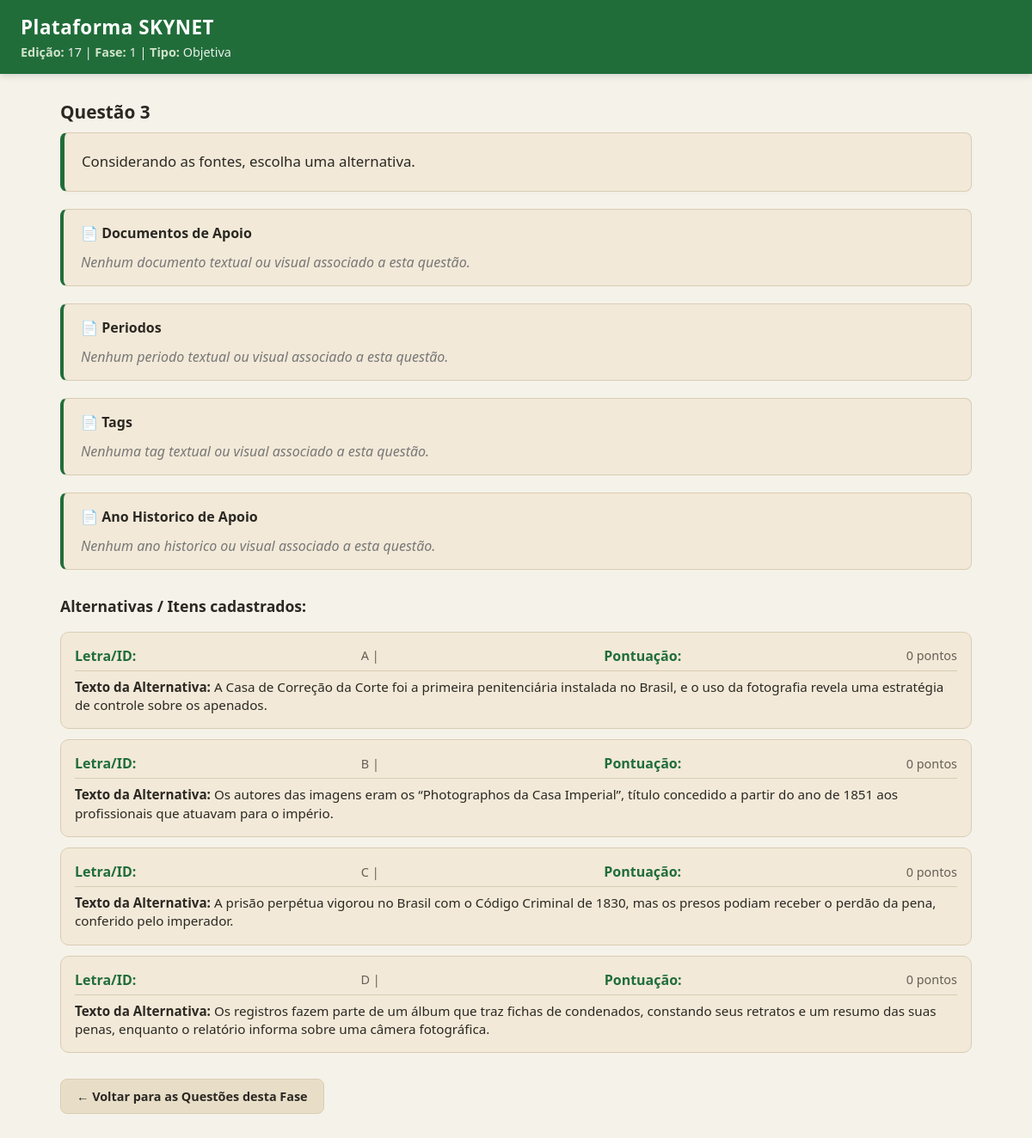
/questao/787/, run on the app's committed database.
### SKYNET/models.py (models this page shows)
class QUESTAO(models.Model):
    id_questao = models.AutoField(primary_key=True)
    num_questao = models.IntegerField(verbose_name="Número da Questão")
    enunciado = models.TextField(verbose_name="Enunciado da Questão")
    id_fase = models.ForeignKey(
        FASE,
        on_delete=models.CASCADE,
        related_name='Questoes',
        verbose_name="Fase")
    id_tipo_questao = models.ForeignKey(
        TIPO_QUESTAO,
        on_delete=models.CASCADE,
        related_name='Questoes',
        verbose_name="Tipo De Questao")
    documentos = models.ManyToManyField('DOCUMENTO', related_name='questoes')
    periodos = models.ManyToManyField('PERIODO', related_name='questoes')
    tags = models.ManyToManyField('TAG', related_name='questoes')
    anos = models.ManyToManyField('ANO_HISTORICO', related_name='questoes')

class FASE(models.Model):
    id_fase = models.AutoField(primary_key=True)
    num_fase = models.IntegerField(verbose_name="Número da Fase")
    tipo_fase = models.CharField(max_length=100,verbose_name="Tipo da Fase")
    id_edicao = models.ForeignKey(
        EDICAO,
        on_delete=models.CASCADE,
        related_name='fases',
        verbose_name="Edição")

class EDICAO(models.Model):
    id_edicao = models.AutoField(primary_key=True)
    num_edicao = models.IntegerField(verbose_name="Número da Edição")
    ano_edicao = models.IntegerField(verbose_name="Ano da Edição")

class TIPO_QUESTAO(models.Model):
    id_tipo_questao = models.AutoField(primary_key=True)
    tipo_nome = models.CharField(max_length=100,verbose_name="Tipo de Questao")

class ITEM(models.Model):
    id_item = models.AutoField(primary_key=True)
    pontuacao = models.IntegerField(verbose_name="Pontuação do Item")
    identificador = models.CharField(verbose_name="Identificador")
    texto = models.TextField(verbose_name="Enunciado do Item")
    id_questao = models.ForeignKey(
        QUESTAO,
        on_delete=models.CASCADE,
        related_name='Tipos',
        verbose_name="Questoes")

### SKYNET/views.py (the view)
# urls.py: path('questao/<int:questao_id>/', views.detalhes_questao, name='detalhes_questao'),
def detalhes_questao(request, questao_id):
    questao = get_object_or_404(QUESTAO, id_questao=questao_id)
    alternativas = ITEM.objects.filter(id_questao=questao).order_by('identificador')
    return render(request, 'SKYNET/detalhes_questao.html', {
        'questao': questao,
        'alternativas': alternativas
    })

### SKYNET/templates/SKYNET/detalhes_questao.html (shortened to what this page needs)
<!DOCTYPE html>
<html lang="pt-br">
<head>
</head>
<body>
    <header>
        <h1>Plataforma SKYNET</h1>
        <p>
            <strong>Edição:</strong> {{ questao.id_fase.id_edicao.num_edicao }} |
            <strong>Fase:</strong> {{ questao.id_fase.num_fase }} |
            <strong>Tipo:</strong> {{ questao.id_tipo_questao.tipo_nome }}
        </p>
    </header>
    <main>
        <section class="bloco-enunciado">
            <h2>Questão {{ questao.num_questao }}</h2>
            <p style="font-size: 1.1em; line-height: 1.6; background-color: #f9f9f9; padding: 15px; border-left: 5px solid #007bff;">
                {{ questao.enunciado }}
            </p>
        </section>
        <section>
            <div class="documentos-section" style="margin-top: 25px; padding: 15px; background-color: #f9f9f9; border-left: 4px solid #007bff; border-radius: 4px;">
                <h3 style="margin-top: 0; color: #333;">📄 Documentos de Apoio</h3>
                {% if questao.documentos.all %}
                    <ul style="list-style-type: none; padding-left: 0;">
                        {% for doc in questao.documentos.all %}
                            <li style="margin-bottom: 12px; padding: 10px; background: white; border: 1px solid #ddd; border-radius: 4px;">
                                <strong style="color: #007bff;">[{{ doc.tipo_documento }}]</strong>
                                <span style="font-weight: bold;">{{ doc.nome_documento }}</span>
                                <p style="margin: 5px 0 0 0; color: #555; font-style: italic;">{{ doc.texto_documento }}</p>
                            </li>
                        {% endfor %}
                    </ul>
                {% else %}
                    <p style="color: #777; font-style: italic;">Nenhum documento textual ou visual associado a esta questão.</p>
                {% endif %}
            </div>
        </section>
        <section>
            <div class="periodo-section" style="margin-top: 25px; padding: 15px; background-color: #f9f9f9; border-left: 4px solid #007bff; border-radius: 4px;">
                <h3 style="margin-top: 0; color: #333;">📄 Periodos</h3>
                {% if questao.periodos.all %}
                    <ul style="list-style-type: none; padding-left: 0;">
                        {% for doc in questao.periodos.all %}
                            <li style="margin-bottom: 12px; padding: 10px; background: white; border: 1px solid #ddd; border-radius: 4px;">
                                <strong style="color: #007bff;" >[{{ doc.seculo }}]</strong>
                                <span style="font-weight: bold;">{{ doc.periodo_nome }}</span>
                            </li>
                        {% endfor %}
                    </ul>
                {% else %}
                    <p style="color: #777; font-style: italic;">Nenhum periodo textual ou visual associado a esta questão.</p>
                {% endif %}
            </div>
        </section>
        <section>
            <div class="tag-section" style="margin-top: 25px; padding: 15px; background-color: #f9f9f9; border-left: 4px solid #007bff; border-radius: 4px;">
                <h3 style="margin-top: 0; color: #333;">📄 Tags</h3>
                {% if questao.tags.all %}
                    <ul style="list-style-type: none; padding-left: 0;">
                        {% for doc in questao.tags.all %}
                            <li style="margin-bottom: 12px; padding: 10px; background: white; border: 1px solid #ddd; border-radius: 4px;">
                                <span style="font-weight: bold;">{{ doc.tag_nome }}</span>
                            </li>
                        {% endfor %}
                    </ul>
                {% else %}
                    <p style="color: #777; font-style: italic;">Nenhuma tag textual ou visual associado a esta questão.</p>
                {% endif %}
            </div>
        </section>
        <section>
            <div class="ano-section" style="margin-top: 25px; padding: 15px; background-color: #f9f9f9; border-left: 4px solid #007bff; border-radius: 4px;">
                <h3 style="margin-top: 0; color: #333;">📄 Ano Historico de Apoio</h3>
                {% if questao.anos.all %}
                    <ul style="list-style-type: none; padding-left: 0;">
                        {% for doc in questao.anos.all %}
                            <li style="margin-bottom: 12px; padding: 10px; background: white; border: 1px solid #ddd; border-radius: 4px;">
                                <span style="font-weight: bold;">{{ doc.ano }}</span>
                            </li>
                        {% endfor %}
                    </ul>
                {% else %}
                    <p style="color: #777; font-style: italic;">Nenhum ano historico ou visual associado a esta questão.</p>
                {% endif %}
            </div>
        </section>
        <section class="bloco-alternativas" style="margin-top: 30px;">
            <h3>Alternativas / Itens cadastrados:</h3>
            {% for alternativa in alternativas %}
                <div class="card-alternativa" style="margin-bottom: 15px; padding: 12px; border: 1px solid #ddd;">
                    <p>
                        <strong>Letra/ID:</strong> {{ alternativa.identificador }} |
                        <strong>Pontuação:</strong> {{ alternativa.pontuacao }} pontos
                    </p>
                    <p><strong>Texto da Alternativa:</strong> {{ alternativa.texto }}</p>
                </div>
            {% empty %}
                <p style="color: #ff0000;">Nenhuma alternativa (ITEM) populada para esta questão ainda.</p>
            {% endfor %}
        </section>
    </main>
    <footer style="margin-top: 30px;">
        <a href="{% url 'listar_questoes' questao.id_fase.id_fase %}">← Voltar para as Questões desta Fase</a>
    </footer>
</body>
</html>

### SKYNET/templates/SKYNET/detalhes_questao.html (style rules this page uses)
* { margin: 0; padding: 0; box-sizing: border-box; font-family: 'Segoe UI', Roboto, Helvetica, Arial, sans-serif; }
:root { --verde-header: #216d3a; --fundo-creme: #f5f2e9; --bege-card: #f2e9d8; --bege-hover: #e8dec8; --texto-escuro: #2b2823; --texto-suave: #665f55; --borda-suave: #d9ccb4; --branco: #ffffff; --badge-score: #e28743; }
body { background-color: var(--fundo-creme); color: var(--texto-escuro); min-height: 100vh; padding-bottom: 40px; }
header { background-color: var(--verde-header); color: white; padding: 16px 24px; box-shadow: 0 2px 8px rgba(0,0,0,0.15); }
header h1 { font-size: 1.4rem; font-weight: 700; letter-spacing: 0.5px; margin-bottom: 4px; }
header p { font-size: 0.9rem; opacity: 0.9; }
header p strong { color: #e2f0d9; }
main { max-width: 1100px; margin: 30px auto; padding: 0 20px; display: flex; flex-direction: column; gap: 20px; }
.bloco-enunciado h2 { font-size: 1.3rem; color: var(--texto-escuro); margin-bottom: 10px; font-weight: 800; }
.bloco-enunciado p { background-color: var(--bege-card) !important; border: 1px solid var(--borda-suave) !important; border-left: 5px solid var(--verde-header) !important; border-radius: 8px; color: var(--texto-escuro); padding: 20px !important; font-size: 1.05rem !important; line-height: 1.6 !important; box-shadow: 0 2px 5px rgba(0,0,0,0.02); }
.documentos-section, .periodo-section, .tag-section, .ano-section { background-color: var(--bege-card) !important; border: 1px solid var(--borda-suave) !important; border-left: 4px solid var(--verde-header) !important; border-radius: 8px !important; padding: 16px 20px !important; margin-top: 0 !important; }
.documentos-section h3, .periodo-section h3, .tag-section h3, .ano-section h3 { color: var(--texto-escuro) !important; font-size: 1rem; font-weight: 700; margin-bottom: 12px; }
.bloco-alternativas { margin-top: 10px !important; display: flex; flex-direction: column; gap: 12px; }
.bloco-alternativas h3 { font-size: 1.1rem; color: var(--texto-escuro); margin-bottom: 6px; }
.card-alternativa { background-color: var(--bege-card) !important; border: 1px solid var(--borda-suave) !important; border-radius: 10px !important; padding: 16px !important; margin-bottom: 0 !important; display: flex; flex-direction: column; gap: 8px; position: relative; transition: all 0.2s ease; }
.card-alternativa p:first-child { display: flex; justify-content: space-between; align-items: center; font-size: 0.9rem; color: var(--texto-suave); border-bottom: 1px solid var(--borda-suave); padding-bottom: 6px; }
.card-alternativa p:first-child strong { color: var(--verde-header); font-size: 1rem; }
.card-alternativa p:last-child { font-size: 0.95rem; color: var(--texto-escuro); line-height: 1.4; }
footer { max-width: 1100px; margin: 20px auto 0 auto !important; padding: 0 20px; }
footer a { display: inline-block; background-color: var(--bege-hover); color: var(--texto-escuro); text-decoration: none; padding: 10px 18px; border-radius: 8px; font-size: 0.9rem; font-weight: 700; border: 1px solid var(--borda-suave); transition: all 0.2s ease; }

### data on the page
QUESTAO: id_fase.id_edicao.num_edicao "17", id_fase.num_fase "1", id_tipo_questao.tipo_nome "Objetiva", num_questao "3", enunciado "Considerando as fontes, escolha uma alternativa."
ITEM: identificador "A", pontuacao "0", texto "A Casa de Correção da Corte foi a primeira penitenciária instalada no Brasil, e o uso da fotografia revela uma estratégia de controle sobre os apenados."
ITEM: identificador "B", pontuacao "0", texto "Os autores das imagens eram os “Photographos da Casa Imperial”, título concedido a partir do ano de 1851 aos profissionais que atuavam para o império."
ITEM: identificador "C", pontuacao "0", texto "A prisão perpétua vigorou no Brasil com o Código Criminal de 1830, mas os presos podiam receber o perdão da pena, conferido pelo imperador."
ITEM: identificador "D", pontuacao "0", texto "Os registros fazem parte de um álbum que traz fichas de condenados, constando seus retratos e um resumo das suas penas, enquanto o relatório informa sobre uma câmera fotográfica."
